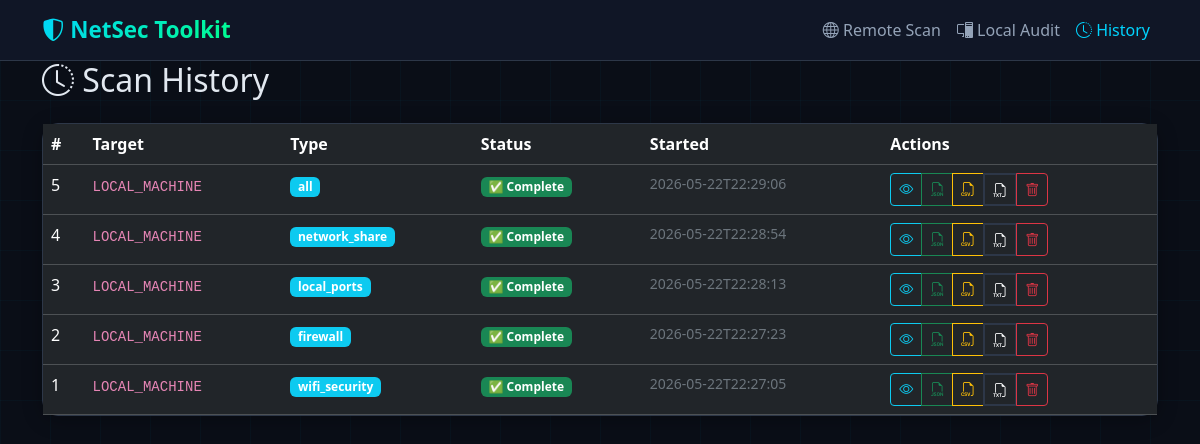
The page /scans on the database as committed earlier.
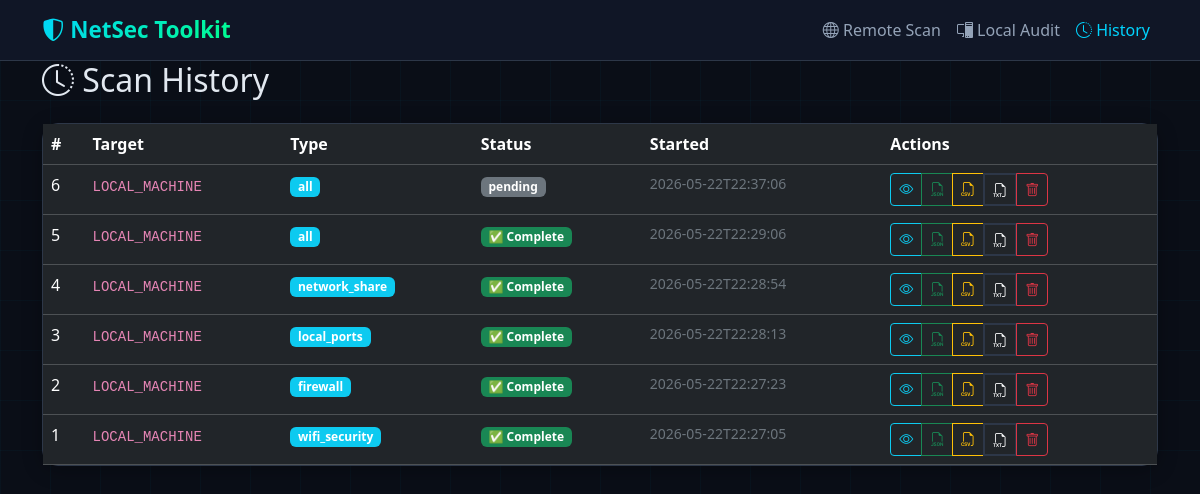
The same page on the database as committed later.
### utils/database.py (models this page shows, shortened)
class ScanHistory(db.Model):
    __tablename__ = 'scan_history'
    id = db.Column(db.Integer, primary_key=True)
    target_url = db.Column(db.String(500), nullable=False)
    scan_type = db.Column(db.String(100), nullable=False)
    status = db.Column(db.String(50), default='running')
    results = db.Column(db.Text, default='{}')
    started_at = db.Column(db.DateTime, default=datetime.utcnow)
    completed_at = db.Column(db.DateTime, nullable=True)
    def to_dict(self):
        return {
            'id': self.id,
            'target_url': self.target_url,
            'scan_type': self.scan_type,
            'status': self.status,
            'started_at': self.started_at.isoformat() if self.started_at else None,
            'completed_at': self.completed_at.isoformat() if self.completed_at else None,
        }

### app.py (the view)
@app.route('/scans')
def scans():
    history = ScanHistory.query.order_by(ScanHistory.started_at.desc()).all()
    return render_template('scans.html', scans=[s.to_dict() for s in history])

### templates/scans.html (shortened to what this page needs)
<!DOCTYPE html>
<html lang="en" data-bs-theme="dark">
<head>
    <link href="https://cdn.jsdelivr.net/npm/bootstrap@5.3.2/dist/css/bootstrap.min.css" rel="stylesheet">
    <link href="https://cdn.jsdelivr.net/npm/bootstrap-icons@1.11.2/font/bootstrap-icons.css" rel="stylesheet">
    <link rel="stylesheet" href="{{ url_for('static', filename='css/main.css') }}">
</head>
<body>
    <nav class="navbar navbar-expand-lg sticky-top">
        <div class="container">
            <a class="navbar-brand" href="/"><i class="bi bi-shield-shaded"></i> NetSec Toolkit</a>
            <div class="collapse navbar-collapse" id="navbarNav">
                <ul class="navbar-nav ms-auto">
                    <li class="nav-item"><a class="nav-link" href="/"><i class="bi bi-globe"></i> Remote Scan</a></li>
                    <li class="nav-item"><a class="nav-link" href="/local"><i class="bi bi-pc-display"></i> Local Audit</a></li>
                    <li class="nav-item"><a class="nav-link active" href="/scans"><i class="bi bi-clock-history"></i> History</a></li>
                </ul>
            </div>
        </div>
    </nav>
    <div class="container position-relative" style="z-index: 1;">
        <h2 class="mb-4"><i class="bi bi-clock-history"></i> Scan History</h2>
        {% if scans %}
        <div class="card">
            <div class="card-body p-0">
                <div class="table-responsive">
                    <table class="table table-dark table-hover mb-0">
                        <thead>
                            <tr>
                                <th>#</th>
                                <th>Target</th>
                                <th>Type</th>
                                <th>Status</th>
                                <th>Started</th>
                                <th>Actions</th>
                            </tr>
                        </thead>
                        <tbody>
                            {% for s in scans %}
                            <tr class="scan-row" onclick="window.location='/scan/{{ s.id }}'">
                                <td>{{ s.id }}</td>
                                <td><code>{{ s.target_url }}</code></td>
                                <td><span class="badge bg-info">{{ s.scan_type[:30] }}</span></td>
                                <td>
                                    {% if s.status == 'completed' %}
                                        <span class="badge bg-success status-badge">✅ Complete</span>
                                    {% elif s.status == 'running' %}
                                        <span class="badge bg-warning text-dark status-badge">⏳ Running</span>
                                    {% else %}
                                        <span class="badge bg-secondary status-badge">{{ s.status }}</span>
                                    {% endif %}
                                </td>
                                <td class="text-secondary small">{{ s.started_at[:19] if s.started_at else '—' }}</td>
                                <td>
                                    <div class="btn-group btn-group-sm">
                                        <a href="/scan/{{ s.id }}" class="btn btn-outline-info" title="View"><i class="bi bi-eye"></i></a>
                                        <a href="/api/export/{{ s.id }}/json" class="btn btn-outline-success" title="JSON"><i class="bi bi-filetype-json"></i></a>
                                        <a href="/api/export/{{ s.id }}/csv" class="btn btn-outline-warning" title="CSV"><i class="bi bi-filetype-csv"></i></a>
                                        <a href="/api/export/{{ s.id }}/txt" class="btn btn-outline-light" title="TXT"><i class="bi bi-filetype-txt"></i></a>
                                        <button class="btn btn-outline-danger" title="Delete" onclick="event.stopPropagation();deleteScan({{ s.id }})"><i class="bi bi-trash"></i></button>
                                    </div>
                                </td>
                            </tr>
                            {% endfor %}
                        </tbody>
                    </table>
                </div>
            </div>
        </div>
        {% endif %}
    </div>
</body>
</html>

### static/css/main.css (style rules this page uses)
:root { --bg-primary: #0a0e17; --bg-secondary: #111827; --bg-card: #1a1f2e; --accent-cyan: #00d4ff; --accent-green: #00ff88; --accent-red: #ff3355; --accent-yellow: #ffaa33; --text-primary: #e2e8f0; --text-secondary: #94a3b8; --border-color: #2d3748; }
* { box-sizing: border-box; }
body { background: var(--bg-primary); color: var(--text-primary); font-family: 'Segoe UI', system-ui, -apple-system, sans-serif; min-height: 100vh; }
.navbar { background: rgba(17, 24, 39, 0.95) !important; backdrop-filter: blur(20px); border-bottom: 1px solid var(--border-color); z-index: 100; }
.navbar-brand { font-weight: 800; font-size: 1.4rem; background: linear-gradient(135deg, var(--accent-cyan), var(--accent-green)); -webkit-background-clip: text; -webkit-text-fill-color: transparent; }
.nav-link { color: var(--text-secondary) !important; font-weight: 500; }
.nav-link:hover, .nav-link.active { color: var(--accent-cyan) !important; }
.card { background: var(--bg-card); border: 1px solid var(--border-color); border-radius: 16px; transition: all 0.3s ease; box-shadow: 0 4px 20px rgba(0, 0, 0, 0.3); }
.btn-outline-light { border: 2px solid var(--border-color); border-radius: 10px; font-weight: 600; }

### templates/scans.html (style rules this page uses)
.scan-row { transition: all 0.2s; cursor: pointer; }
.status-badge { font-size: 0.75rem; }

Rows that differ between the two databases and show on the page:
added ScanHistory: id "6", target_url "LOCAL_MACHINE", scan_type "all", status "pending", started_at "2026-05-22T22:37:06"
